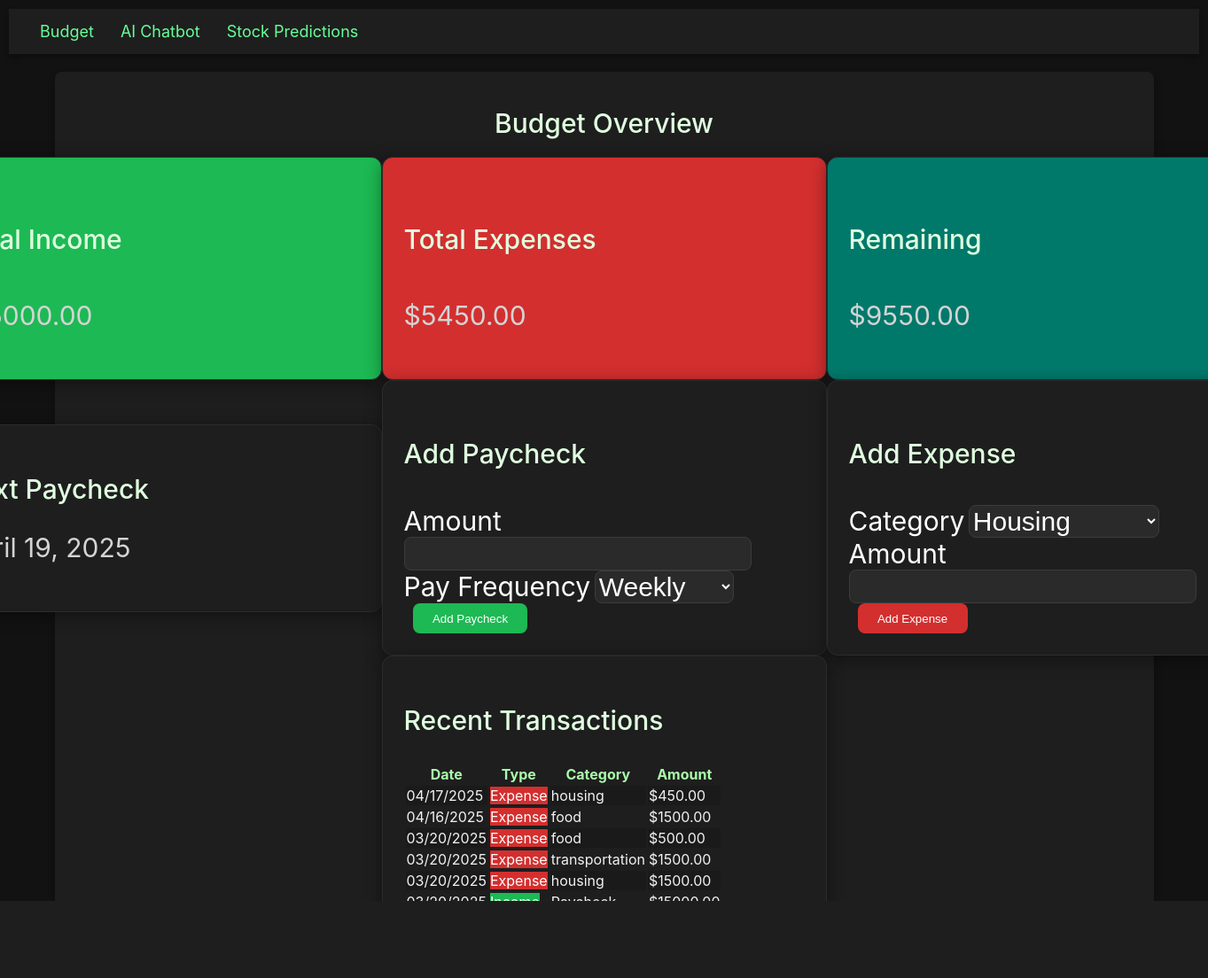
Screenshot of / (signed in) with the database file from the repository.
### models.py (models this page shows)
class Transaction(db.Model):
    id = db.Column(db.Integer, primary_key=True)
    user_id = db.Column(db.Integer, db.ForeignKey('user.id'), nullable=False)
    type = db.Column(db.String(20), nullable=False)  # 'income' or 'expense'
    category = db.Column(db.String(100), nullable=False)
    amount = db.Column(db.Float, nullable=False)
    date = db.Column(db.DateTime, default=datetime.utcnow)

### routes.py (the view)
@app.route("/")
@login_required
def home():
    transactions = Transaction.query.filter_by(user_id=current_user.id)\
        .order_by(Transaction.date.desc()).all()
    total_income = sum(t.amount for t in transactions if t.type == 'income')
    total_expense = sum(t.amount for t in transactions if t.type == 'expense')
    remaining = total_income - total_expense
    next_paycheck = current_user.get_next_paycheck()
    return render_template("index.html",
        transactions=transactions,
        total_income=total_income,
        total_expense=total_expense,
        remaining=remaining,
        next_paycheck=next_paycheck
    )

### models.py (called while the page is built)
    def get_next_paycheck(self):
        if not self.last_paycheck_date or not self.pay_frequency:
            return None
        pay_intervals = {"weekly": 7, "biweekly": 14, "monthly": 30}
        days = pay_intervals.get(self.pay_frequency, 0)
        return self.last_paycheck_date + timedelta(days=days) if days else None

### routes.py (called while the page is built)
@login_manager.user_loader
def load_user(user_id):
    return User.query.get(int(user_id))

### templates/index.html (shortened to what this page needs)
{% extends "layout.html" %} {% block title %}Budget Overview{% endblock %} {%
block styles %}
<link
	rel="stylesheet"
	href="{{ url_for('static', filename='css/index.css') }}"
/>
{% endblock %} {% block content %}
<div class="container">
	<h1 class="my-4">Budget Overview</h1>
	<div class="row_mb-4">
		<div class="col-md-4">
			<div class="card text-white bg-success">
				<div class="card-body">
					<h5 class="card-title">Total Income</h5>
					<p class="card-text">${{ "%.2f"|format(total_income) }}</p>
				</div>
			</div>
		</div>
		<div class="col-md-4">
			<div class="card text-white bg-danger">
				<div class="card-body">
					<h5 class="card-title">Total Expenses</h5>
					<p class="card-text">${{ "%.2f"|format(total_expense) }}</p>
				</div>
			</div>
		</div>
		<div class="col-md-4">
			<div class="card text-white bg-primary">
				<div class="card-body">
					<h5 class="card-title">Remaining</h5>
					<p class="card-text">${{ "%.2f"|format(remaining) }}</p>
				</div>
			</div>
		</div>
	</div>
	<div class="row">
		<div class="card mb-4">
			<div class="card-body">
				<h3 class="card-title">Next Paycheck</h3>
				{% if next_paycheck %}
				<p class="card-text">{{ next_paycheck.strftime('%B %d, %Y') }}</p>
				{% else %}
				<p class="card-text text-muted">No paycheck information available</p>
				{% endif %}
			</div>
		</div>
		<div class="card mb-4">
			<div class="card-body">
				<h4 class="card-title">Add Paycheck</h4>
				<form action="{{ url_for('add_income') }}" method="POST">
					<div class="mb-3">
						<label class="form-label">Amount</label>
						<input
							type="number"
							class="form-control"
							name="amount"
							step="0.01"
							required
						/>
					</div>
					<div class="mb-3">
						<label class="form-label">Pay Frequency</label>
						<select class="form-select" name="pay_frequency" required>
							<option value="weekly">Weekly</option>
						</select>
					</div>
					<button type="submit" class="btn btn-success">Add Paycheck</button>
				</form>
			</div>
		</div>
		<div class="col-md-6">
			<div class="card mb-4">
				<div class="card-body">
					<h4 class="card-title">Add Expense</h4>
					<form action="{{ url_for('add_expense') }}" method="POST">
						<div class="mb-3">
							<label class="form-label">Category</label>
							<select class="form-select" name="category" required>
								<option value="housing">Housing</option>
							</select>
						</div>
						<div class="mb-3">
							<label class="form-label">Amount</label>
							<input
								type="number"
								class="form-control"
								name="amount"
								step="0.01"
								required
							/>
						</div>
						<button type="submit" class="btn btn-danger">Add Expense</button>
					</form>
				</div>
			</div>
		</div>
	</div>
	<div class="row_transaction">
		<div class="col-12">
			<div class="card">
				<div class="card-body">
					<h3 class="card-title">Recent Transactions</h3>
					{% if transactions %}
					<div class="table-responsive">
						<table class="table table-striped">
							<thead>
								<tr>
									<th>Date</th>
									<th>Type</th>
									<th>Category</th>
									<th>Amount</th>
								</tr>
							</thead>
							<tbody>
								{% for transaction in transactions %}
								<tr>
									<td>{{ transaction.date.strftime('%m/%d/%Y') }}</td>
									<td>
										<span
											class="badge {% if transaction.type == 'income' %}bg-success{% else %}bg-danger{% endif %}"
										>
											{{ transaction.type|title }}
										</span>
									</td>
									<td>{{ transaction.category }}</td>
									<td>${{ "%.2f"|format(transaction.amount) }}</td>
								</tr>
								{% endfor %}
							</tbody>
						</table>
					</div>
					{% else %}
					<p class="text-muted">No transactions recorded yet.</p>
					{% endif %}
				</div>
			</div>
		</div>
	</div>
</div>
{% endblock %}

### templates/layout.html (shortened to what this page needs)
<!DOCTYPE html>
<html lang="en">
	<head>
		<link
			rel="stylesheet"
			href="{{ url_for('static', filename='static/css/styles.css') }}"
		/>
		{% block styles %}{% endblock %}
	</head>
	<body>
		<nav>
			<ul>
				<li><a href="{{ url_for('home') }}">Budget</a></li>
				<li><a href="{{ url_for('chatbot') }}">AI Chatbot</a></li>
				<li><a href="{{ url_for('stocks') }}">Stock Predictions</a></li>
			</ul>
		</nav>
		<main>{% block content %}{% endblock %}</main>
	</body>
</html>

### static/css/styles.css (style rules this page uses)
body { font-family: 'Arial', sans-serif; margin: 0; padding: 10px; background-color: #121212; color: #d4d4d4; }
nav { background-color: #1e1e1e; color: #ffffff; padding: 15px 20px; display: flex; justify-content: space-between; align-items: center; box-shadow: 0px 4px 6px rgba(0, 0, 0, 0.3); }
nav ul { list-style: none; margin: 0; padding: 0; display: flex; }
nav ul li { margin: 0 15px; }
nav ul li a { text-decoration: none; color: #66ff99; font-size: 18px; transition: color 0.3s; }
.container { max-width: 1200px; margin: 20px auto; padding: 20px; background: #1e1e1e; border-radius: 8px; box-shadow: 0 4px 8px rgba(0, 0, 0, 0.3); }
button { background-color: #66ff99; color: #121212; padding: 10px 15px; border: none; border-radius: 5px; cursor: pointer; transition: background-color 0.3s, transform 0.2s; }
button { background: #66ff99; border: none; color: black; padding: 10px 15px; margin-left: 10px; border-radius: 5px; cursor: pointer; font-weight: bold; }

### static/css/index.css (style rules this page uses)
body { background-color: #121212; color: #f1f1f1; font-family: -apple-system, BlinkMacSystemFont, "Segoe UI", Roboto, "Helvetica Neue", sans-serif; display: flex; flex-direction: column; }
h1, h3, h4, h5 { color: #e0ffe0; font-weight: 500; font-size: 30px; }
.container { display: flex; flex-direction: column; align-items: center; }
.row_mb-4 { display: flex; flex-direction:row; }
.row { display: flex; flex-direction: row; align-items: center; }
.card { height:fit-content; width:500px; background-color: #1e1e1e; border: 1px solid #2c2c2c; border-radius: 12px; box-shadow: 0 4px 20px rgba(0, 0, 0, 0.4); transition: transform 0.2s ease-in-out; }
.card-text { color: #d4d4d4; font-size: 30px; }
.card-body { padding: 1.5rem; }
.bg-success { background-color: #1db954 !important; color: #ffffff !important; }
.bg-danger { background-color: #d32f2f !important; color: #ffffff !important; }
.bg-primary { background-color: #00796b !important; color: #ffffff !important; }
.btn { border-radius: 8px; padding: 0.6rem 1.4rem; font-weight: 500; border: none; transition: background-color 0.2s ease; }
.btn-success { background-color: #1db954; color: #ffffff; }
.btn-danger { background-color: #d32f2f; color: #ffffff; }
input.form-control, select.form-select { background-color: #2a2a2a; color: #ffffff; border: 1px solid #3c3c3c; border-radius: 8px; font-size: 30px; }
.form-label { color: #ffffff; font-size: 30px }
.table { color: #f1f1f1; }
.table th { color: #aaffaa; }
.table-striped tbody tr:nth-of-type(odd) { background-color: #1a1a1a; }
.badge.bg-success { background-color: #1db954; }
.badge.bg-danger { background-color: #d32f2f; }
a { color: #1db954; text-decoration: none; }
nav { background-color: #1e1e1e; color: #ffffff; padding: 15px 20px; display: flex; justify-content: space-between; align-items: center; }
nav ul { list-style: none; margin: 0; padding: 0; display: flex; }
nav ul li { margin: 0 15px; }
nav ul li a { text-decoration: none; color: #66ff99; font-size: 18px; transition: color 0.3s; }

### rows the page displays
Transaction: amount "450.00"
Transaction: amount "1500.00"
Transaction: amount "500.00"
Transaction: amount "1500.00"
Transaction: amount "1500.00"
Transaction: amount "15000.00"

### other values shown
{{ "%.2f"|format(total_expense) }} "5450.00"
{{ "%.2f"|format(remaining) }} "9550.00"
